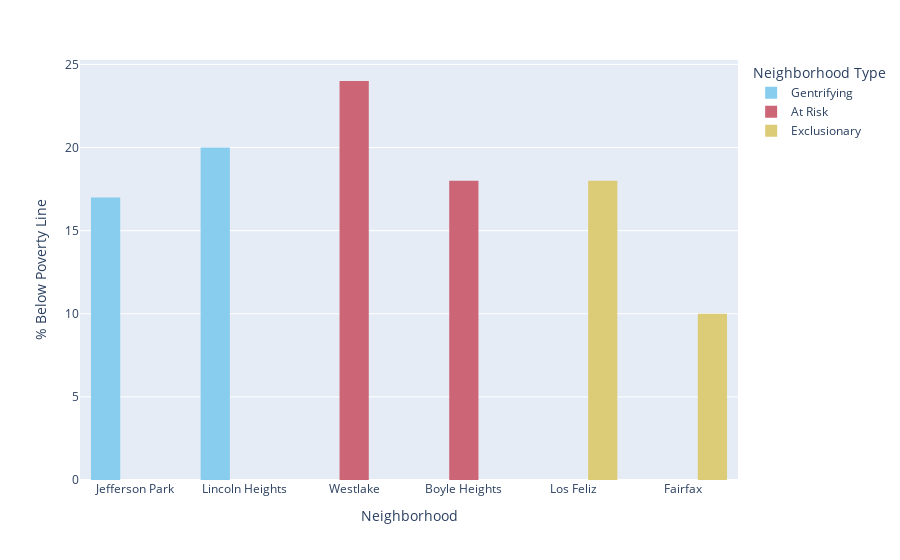

The code cell stored with this chart in its notebook:
### Code cell
#created a bar chart that showed % in povery, organized by neighbrohood type
fig = px.histogram(indicators, 
                   x="Neighborhood", 
                   y="% in Poverty (percent)",
                   color='Neighborhood Type', 
                   barmode='group',
                   color_discrete_sequence=px.colors.qualitative.Safe,
                   category_orders={'Neighborhood Type': ['Gentrifying','At Risk', 'Exclusionary']},
                   hover_data={'% in Poverty': ':.2%'},
                   height=400)

fig.update_traces(hovertemplate="<br>".join([
    "Neighborhood: %{x}",
    "% Below Poverty Line: %{y}%",
]))

fig.update_yaxes(title="% Below Poverty Line")


fig.show()

### Figure 1 — Plotly figure (JSON) as saved in the notebook; plotly's stock layout.template omitted (floating-point values rounded to 4 significant figures)
{"data": [{"alignmentgroup": "True", "bingroup": "x", "histfunc": "sum", "hovertemplate": "Neighborhood: %{x}<br>% Below Poverty Line: %{y}%", "legendgroup": "Gentrifying", "marker": {"color": "rgb(136, 204, 238)", "pattern": {"shape": ""}}, "name": "Gentrifying", "offsetgroup": "Gentrifying", "orientation": "v", "showlegend": true, "type": "histogram", "x": ["Jefferson Park", "Lincoln Heights"], "xaxis": "x", "y": [17, 20], "yaxis": "y"}, {"alignmentgroup": "True", "bingroup": "x", "histfunc": "sum", "hovertemplate": "Neighborhood: %{x}<br>% Below Poverty Line: %{y}%", "legendgroup": "At Risk", "marker": {"color": "rgb(204, 102, 119)", "pattern": {"shape": ""}}, "name": "At Risk", "offsetgroup": "At Risk", "orientation": "v", "showlegend": true, "type": "histogram", "x": ["Westlake", "Boyle Heights"], "xaxis": "x", "y": [24, 18], "yaxis": "y"}, {"alignmentgroup": "True", "bingroup": "x", "histfunc": "sum", "hovertemplate": "Neighborhood: %{x}<br>% Below Poverty Line: %{y}%", "legendgroup": "Exclusionary", "marker": {"color": "rgb(221, 204, 119)", "pattern": {"shape": ""}}, "name": "Exclusionary", "offsetgroup": "Exclusionary", "orientation": "v", "showlegend": true, "type": "histogram", "x": ["Los Feliz", "Fairfax"], "xaxis": "x", "y": [18, 10], "yaxis": "y"}], "layout": {"autosize": true, "barmode": "group", "legend": {"title": {"text": "Neighborhood Type"}, "tracegroupgap": 0}, "margin": {"t": 60}, "xaxis": {"anchor": "y", "autorange": true, "domain": [0, 1], "range": [-0.5, 5.5], "title": {"text": "Neighborhood"}, "type": "category"}, "yaxis": {"anchor": "x", "autorange": true, "domain": [0, 1], "range": [0, 25.26], "title": {"text": "% Below Poverty Line"}, "type": "linear"}}}
